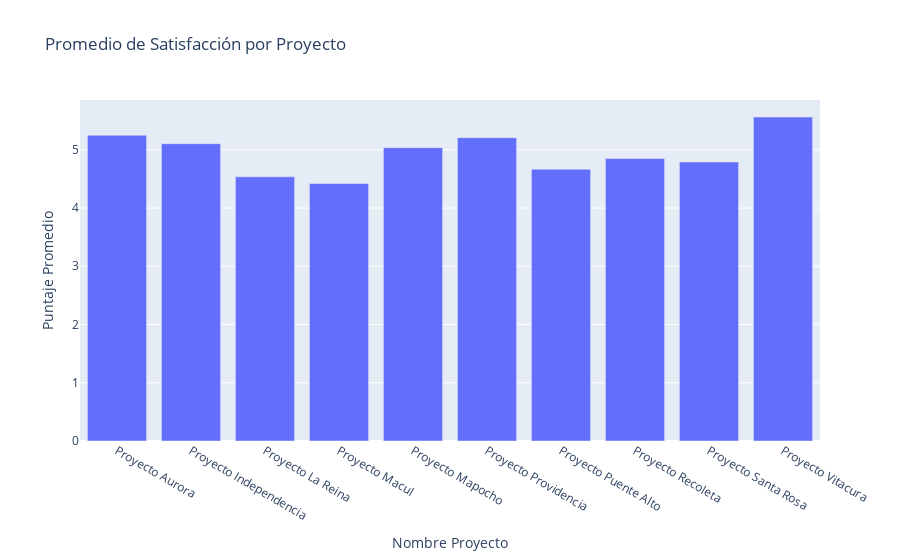
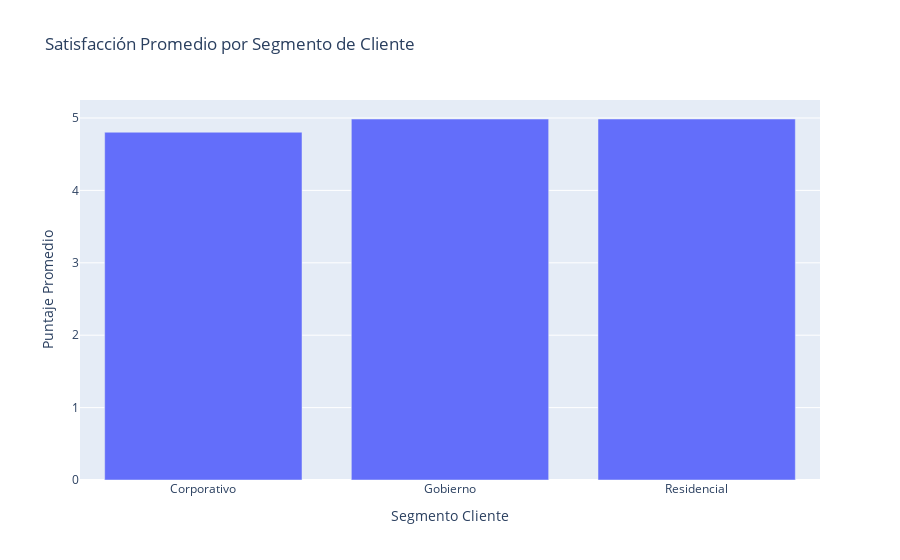

The code cell stored with these charts, in order, in its notebook:
### Code cell
import pandas as pd
import plotly.express as px

# Cargar datos
df = pd.read_excel("datos_constructora.xlsx")

# --- Análisis de satisfacción post-venta ---
# Promedio de puntaje por proyecto
satisfaccion_proyecto = df.groupby("Nombre Proyecto")["Puntaje Satisfaccion"].mean().reset_index()

fig1 = px.bar(
    satisfaccion_proyecto,
    x="Nombre Proyecto",
    y="Puntaje Satisfaccion",
    title="Promedio de Satisfacción por Proyecto",
    labels={"Puntaje Satisfaccion": "Puntaje Promedio"}
)
fig1.show()

# --- Segmentación de clientes ---
# Promedio de satisfacción por segmento
satisfaccion_segmento = df.groupby("Segmento Cliente")["Puntaje Satisfaccion"].mean().reset_index()

fig2 = px.bar(
    satisfaccion_segmento,
    x="Segmento Cliente",
    y="Puntaje Satisfaccion",
    title="Satisfacción Promedio por Segmento de Cliente",
    labels={"Puntaje Satisfaccion": "Puntaje Promedio"}
)
fig2.show()

# Opcional: nube de palabras de comentarios
from wordcloud import wordcloud
import matplotlib.pyplot as plt

texto_comentarios = " ".join(str(c) for c in df["Comentarios Cliente"].dropna())
wordcloud = WordCloud(width=800, height=400, background_color="white").generate(texto_comentarios)

plt.figure(figsize=(10,5))
plt.imshow(wordcloud, interpolation="bilinear")
plt.axis("off")
plt.title("Nube de Palabras - Comentarios de Clientes")
plt.show()

### Figure 1 — Plotly figure (JSON) as saved in the notebook; plotly's stock layout.template omitted (floating-point values rounded to 4 significant figures)
{"data": [{"hovertemplate": "Nombre Proyecto=%{x}<br>Puntaje Promedio=%{y}<extra></extra>", "legendgroup": "", "marker": {"color": "#636efa", "pattern": {"shape": ""}}, "name": "", "orientation": "v", "showlegend": false, "textposition": "auto", "type": "bar", "x": ["Proyecto Aurora", "Proyecto Independencia", "Proyecto La Reina", "Proyecto Macul", "Proyecto Mapocho", "Proyecto Providencia", "Proyecto Puente Alto", "Proyecto Recoleta", "Proyecto Santa Rosa", "Proyecto Vitacura"], "xaxis": "x", "y": [5.25, 5.105, 4.536, 4.421, 5.037, 5.208, 4.667, 4.85, 4.789, 5.562], "yaxis": "y"}], "layout": {"barmode": "relative", "legend": {"tracegroupgap": 0}, "title": {"text": "Promedio de Satisfacción por Proyecto"}, "xaxis": {"anchor": "y", "domain": [0, 1], "title": {"text": "Nombre Proyecto"}}, "yaxis": {"anchor": "x", "domain": [0, 1], "title": {"text": "Puntaje Promedio"}}}}

### Figure 2 — Plotly figure (JSON) as saved in the notebook; plotly's stock layout.template omitted (floating-point values rounded to 4 significant figures)
{"data": [{"hovertemplate": "Segmento Cliente=%{x}<br>Puntaje Promedio=%{y}<extra></extra>", "legendgroup": "", "marker": {"color": "#636efa", "pattern": {"shape": ""}}, "name": "", "orientation": "v", "showlegend": false, "textposition": "auto", "type": "bar", "x": ["Corporativo", "Gobierno", "Residencial"], "xaxis": "x", "y": [4.803, 4.985, 4.986], "yaxis": "y"}], "layout": {"barmode": "relative", "legend": {"tracegroupgap": 0}, "title": {"text": "Satisfacción Promedio por Segmento de Cliente"}, "xaxis": {"anchor": "y", "domain": [0, 1], "title": {"text": "Segmento Cliente"}}, "yaxis": {"anchor": "x", "domain": [0, 1], "title": {"text": "Puntaje Promedio"}}}}
